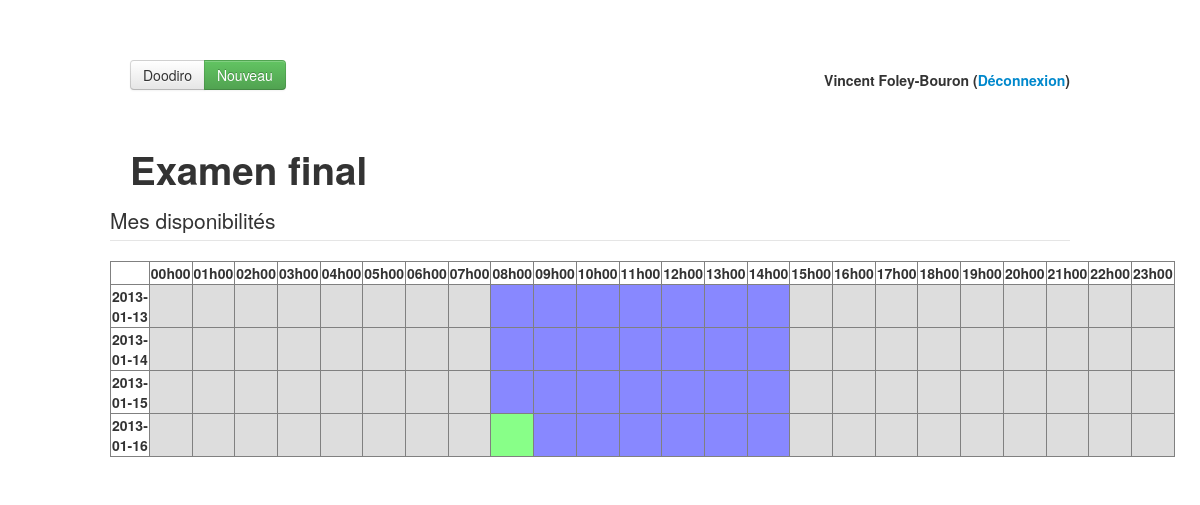
The page /index.php?p=register_event&id=2 (signed in) on the database its author committed.
### tables this page shows
CREATE TABLE IF NOT EXISTS `events` (
  `id` int(11) NOT NULL AUTO_INCREMENT,
  `organizer` int(11) NOT NULL,
  `name` varchar(100) NOT NULL,
  `description` varchar(255) NOT NULL,
  `type` enum('public','private') NOT NULL,
  `duration` int(2) NOT NULL,
  PRIMARY KEY (`id`),
  KEY `organizer` (`organizer`)
);

CREATE TABLE IF NOT EXISTS `event_dates` (
  `id` int(11) NOT NULL AUTO_INCREMENT,
  `event_id` int(11) DEFAULT NULL,
  `date` date DEFAULT NULL,
  `start_time` time NOT NULL,
  `end_time` time NOT NULL,
  PRIMARY KEY (`id`),
  KEY `event_id` (`event_id`)
);

### classes/event.php (called while the page is built, shortened)
<?php
class Event extends Database {
	public $id;
	public function __construct($array) {
		$this->id = $array['id'];
		$this->name = $array['name'];
	}
    public static function find($id) {
        $mysqli = self::db_connect();
        $query = 'select organizer, name, description, type, duration from events where id = ?';
        if ($stmt = $mysqli->prepare($query)) {
            $stmt->bind_param("i", $id);
            $stmt->bind_result($organizer, $name, $description, $type, $duration);
            $stmt->execute();
            $ok = $stmt->fetch();
            if ($ok) {
                return new Event(array(
                    "id" => $id,
                    "organizer" => $organizer,
                    "name" => $name,
                    "description" => $description,
                    "type" => $type,
                    "duration" => $duration
                ));
            }
            else {
                return FALSE;
            }
        }
    }
    public function dates() {
        $mysqli = self::db_connect();
        $query = 'select date, hour(start_time), hour(end_time) from event_dates where event_id = ? order by date';
        if ($stmt = $mysqli->prepare($query)) {
            $stmt->bind_param("i", $this->id);
            $stmt->bind_result($date, $start_time, $end_time);
            $stmt->execute();
            $dates = array();
            while ($stmt->fetch()) {
                $dates[] = array(
                    "date" => $date,
                    "start_hour" => $start_time,
                    "end_hour" => $end_time);
            }
            return $dates;
        }
        else {
            return FALSE;
        }
    }
    public function getReservationsFor($user_id) {
        $mysqli = self::db_connect();
        $query = <<<ENDSQL
        select ed.date, hour(r.reservation_time), r.can_go
        from reservations r, event_dates ed
        where r.event_date_id = ed.id and ed.event_id = ? and r.user_id = ?
ENDSQL;
        if ($stmt = $mysqli->prepare($query)) {
            $stmt->bind_param("ii", $this->id, $user_id);
            $stmt->bind_result($date, $reservation_time, $can_go);
            $stmt->execute();
            $availabilities = array();
            while ($stmt->fetch()) {
                $availabilities[$date][$reservation_time] = $can_go;
            }
            return $availabilities;
        }
        else {
            return FALSE;
        }
    }
}

### classes/user.php (called while the page is built, shortened)
<?php
class User extends Database {
    public static function find_all_names() {
        $mysqli = self::db_connect();
        $query = 'SELECT id, firstname, lastname from users';
        if($stmt = $mysqli->prepare($query)) {
            $stmt->bind_param('s', $user_id);
            $stmt->execute();
            $stmt->bind_result($id, $firstname, $lastname);
            while($stmt->fetch()) {
                $user = new stdClass();
                $user->id = $id;
                $user->fullname = $firstname.' '.$lastname;
                $users[] = $user;
            }
            return $users;
        }
        else {
            die("Can't create statement: ".$mysqli->error);
        }
    }
}

### content/register_event.php (the view, shortened to what this page needs)
<?php
function availability_class($reservations, $date, $hour) {
    if (array_key_exists($date, $reservations)) {
        $hours = $reservations[$date];
        if (array_key_exists($hour, $hours)) {
            return $hours[$hour] ? "going" : "not-going";
        }
    }
    return "not-sure";
}
$all_users = json_encode(User::find_all_names());
$event = Event::find($_GET["id"]);
$event_dates = $event->dates();
$reservations = $event->getReservationsFor($user->id);
$c = count($event_dates);
?>
<div class="container">
    <h1><?php echo $event->name ?></h1>
	<div class="row">
        <form id="new_event_form" class="form-horizontal" action="">
	        <legend>Mes disponibilités</legend>
            <table border="1">
                <tr>
                    <th>&nbsp;</th>
                    <?php for ($h = 0; $h < 24; $h++): ?>
                    <th>
                        <?php printf("%02dh00", $h) ?>
                    </th>
                    <?php endfor ?>
                    <?php for ($i = 0; $i < $c; $i++): ?>
                    <tr>
                        <th><?php echo $event_dates[$i]["date"] ?></th>
                        <?php for ($h = 0; $h < 24; $h++): ?>
                            <?php if ($h >= $event_dates[$i]["start_hour"] && $h < $event_dates[$i]["end_hour"]): ?>
                            <td class="changeable <?php echo availability_class($reservations, $event_dates[$i]["date"], $h) ?>">&nbsp;</td>
                            <?php else: ?>
                            <td class="no-reservation">&nbsp;</td>
                            <?php endif ?>
                        <?php endfor ?>
                    </tr>
                    <?php endfor ?>
                </tr>
            </table>
        </form>
</div>

### css/main.css (style rules this page uses)
.no-reservation { background-color: #ddd; }
.going { background: url(../img/tick.png) no-repeat center #8f8; }
.not-sure { background-color: #88f; }

### index.php (style rules this page uses)
body { padding-top: 60px; padding-bottom: 40px; }

### rows shown on the page
events: name "Examen final"
event_dates: date "2013-01-13"
event_dates: date "2013-01-14"
event_dates: date "2013-01-15"
event_dates: date "2013-01-16"

### other values the page prints
$user->firstname "Vincent"
$user->lastname "Foley-Bouron"
